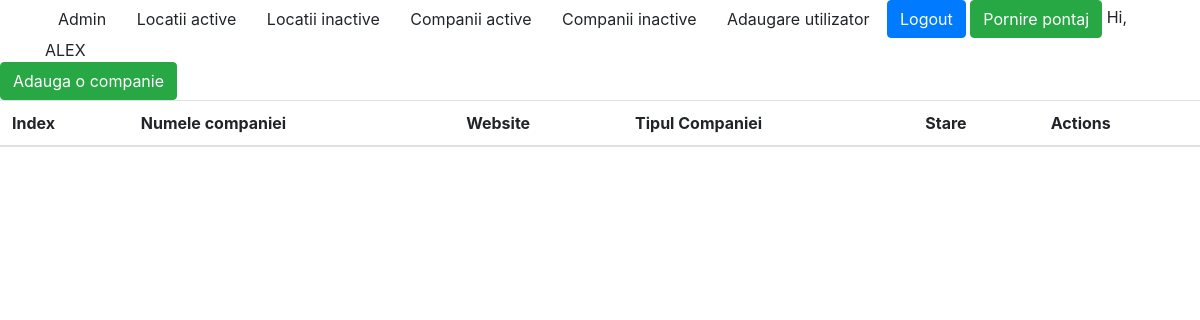
The page /companies/companii_inactive (signed in) on the database as committed earlier.
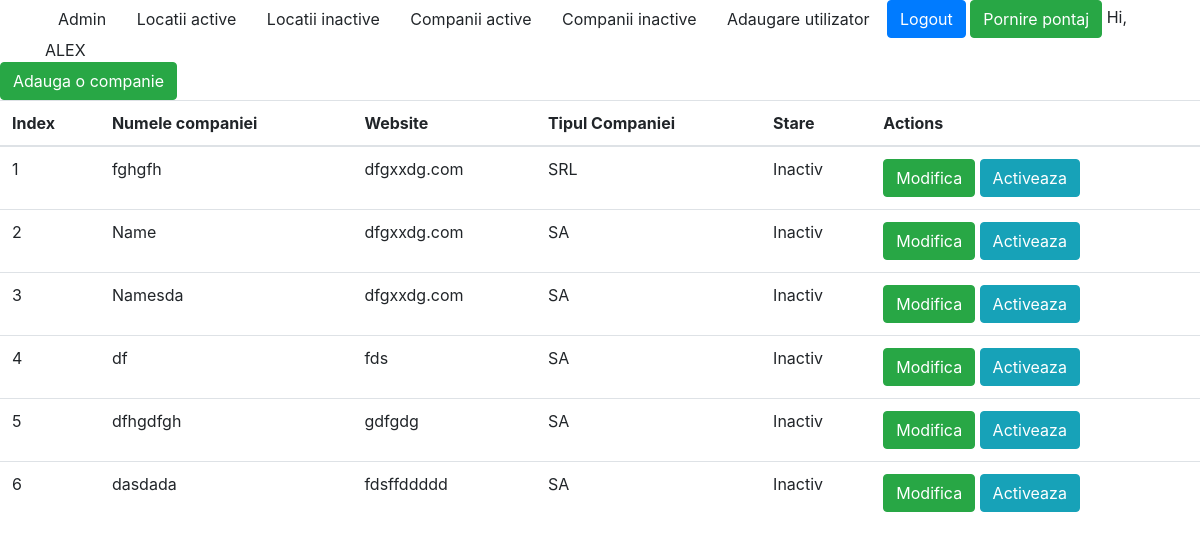
The same page on the database as committed later.
### aplicatie2/models.py (models this page shows, shortened)
class Companies(models.Model):
    name = models.CharField(max_length=100)
    website = models.CharField(max_length=50)
    company_type = models.CharField(max_length=10, choices=company_choices)
    active = models.BooleanField(default=1)
    location = models.ForeignKey(Location, on_delete=models.CASCADE)

### aplicatie2/views.py (the view)
# urls.py: path('companii_inactive', views.CompanyInactiveView.as_view(), name='companii_inactive'),
class CompanyInactiveView(LoginRequiredMixin, ListView):
    model = Companies
    template_name = 'aplicatie2/Companies_index.html'
    def get_context_data(self, *args, **kwargs):
        data = super(CompanyInactiveView, self).get_context_data(*args, **kwargs)
        data['companies_list'] = self.model.objects.filter(active=0)
        return data

### nume_proiect/context_processors.py (called while the page is built)
def is_ready_to_work(request):
    if request.user.is_authenticated:
        if Pontaj.objects.filter(user_id=request.user.id, end_date=None).exists():
            return {'ready_to_work':False}
        return {'ready_to_work':True}
    return {}

### templates/aplicatie2/Companies_index.html
{% extends 'base.html' %}
{% block content %}
<a class="btn btn-success" href="{% url 'companies:add' %}">Adauga o companie</a>
    <table class="table">
        <thead>
            <tr>
                <th>Index</th>
                <th>Numele companiei</th>
                <th>Website</th>
                <th>Tipul Companiei</th>
                <th>Stare</th>
                <th>Actions</th>
            </tr>
        </thead>
        <tbody>
            {% for item in companies_list %}
            <tr>
                <td>{{ forloop.counter }}</td>
                <td>{{ item.name }}</td>
                <td>{{ item.website }}</td>
                <td>{{ item.company_type }}</td>
                <td>{% if item.active == 1 %}
                        <span>Activ</span>
                    {% else %}
                    <span>Inactiv</span>
                    {% endif %}
                </td>
                <td><a href="{% url 'companies:modifica' item.id %}" class="btn btn-success">Modifica</a>
                    {% if item.active == 1 %}
                    <a href="{% url 'companies:sterge' item.id %}" class="btn btn-danger">Sterge</a>
                    {% else %}
                    <a href="{% url 'companies:activeaza' item.id %}" class="btn btn-info">Activeaza</a>
                    {% endif %}
            </td>
            </tr>
            {% endfor %}
        </tbody>
    </table>
{% endblock %}

Rows that differ between the two databases and show on the page:
added Companies: name "fghgfh", website "dfgxxdg.com", company_type "SRL", active "Inactiv"
added Companies: name "Name", website "dfgxxdg.com", company_type "SA", active "Inactiv"
added Companies: name "Namesda", website "dfgxxdg.com", company_type "SA", active "Inactiv"
added Companies: name "df", website "fds", company_type "SA", active "Inactiv"
added Companies: name "dfhgdfgh", website "gdfgdg", company_type "SA", active "Inactiv"
added Companies: name "dasdada", website "fdsffddddd", company_type "SA", active "Inactiv"
